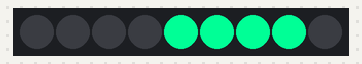
The sketch below on a simulated ATtiny85, built with avr-gcc and run on an emulated ATtiny85. Parts: 9 RGB LEDs in strip order, left to right. Dim RGB values are drawn brighter than linear; random numbers use the default seed unless the sketch sets one.

Above: at 0.04 s.
At 15.15 s:
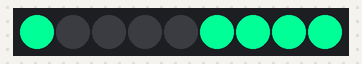
At 16.67 s:
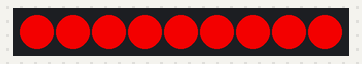
At 19.07 s:
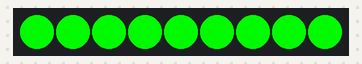
At 22.97 s:
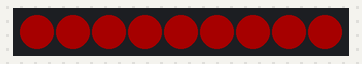
At 29.88 s:
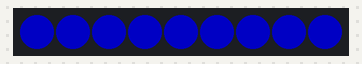

The sketch:

led_fedora.ino
```cpp
// (licence header left out)
#include <Adafruit_NeoPixel.h>
#include <avr/power.h>

#define N_PIXELS   9  // Number of pixels you are using
#define LED_PIN    0  // NeoPixel LED strand is connected to GPIO #0 / D0
#define MIC_PIN    2  // Microphone
#define LENGTH    (15 * 1000) // Length of each animation
#define MODES      5

uint8_t
  mode  = 0,
  offset = 0;
uint32_t color = 0x00ff96; // Start red
uint32_t prevTime;

Adafruit_NeoPixel  strip = Adafruit_NeoPixel(N_PIXELS, LED_PIN, NEO_GRB + NEO_KHZ800);

void setup() {
  // This is the auto-speed doubler line, keep it in, it will
  // automatically double the speed when 16Mhz is selected!
  if (F_CPU == 16000000) clock_prescale_set(clock_div_1);

  pinMode(MIC_PIN, INPUT);

  strip.begin();
  prevTime = millis();
}

void setAll(byte red, byte green, byte blue) {
  for(int i = 0; i < N_PIXELS; i++ ) {
    strip.setPixelColor(i, strip.Color(red, green, blue));
  }
  strip.show();
}

void chaseAnim() {
  uint32_t t;
  uint32_t i;

  for (i = 0; i < 54; i++) {
    uint32_t c = 0;
    if (((offset + i) & 7) < 4) c = color; // 4 pixels on...
    strip.setPixelColor(   i, c); // First eye
    strip.setPixelColor(31 - i, c); // Second eye (flipped)
  }
  strip.show();
  offset++;
  delay(90);
}

void fadeInOutRGBAnim(){
  for(int j = 0; j < 3; j++ ) {
    // Fade IN
    for(int k = 0; k < 256; k++) {
      switch(j) {
        case 0: setAll(k,0,0); break;
        case 1: setAll(0,k,0); break;
        case 2: setAll(0,0,k); break;
      }
      strip.show();
      delay(3);
    }
    // Fade OUT
    for(int k = 255; k >= 0; k--) {
      switch(j) {
        case 0: setAll(k,0,0); break;
        case 1: setAll(0,k,0); break;
        case 2: setAll(0,0,k); break;
      }
      strip.show();
      delay(3);
    }
  }
}

void bounce(byte red, byte green, byte blue, int EyeSize, int SpeedDelay, int i) {
  setAll(0,0,0);
  strip.setPixelColor(i, strip.Color(red/10, green/10, blue/10));
  for(int j = 1; j <= EyeSize; j++) {
    strip.setPixelColor(i + j, strip.Color(red, green, blue));
  }
  strip.setPixelColor(i+EyeSize+1, strip.Color(red/10, green/10, blue/10));
  strip.show();
  delay(SpeedDelay);
}

void CylonBounce(byte red, byte green, byte blue, int EyeSize, int SpeedDelay, int ReturnDelay) {
  for(int i = 0; i < N_PIXELS - EyeSize - 2; i++) {
    bounce(red, green, blue, EyeSize, SpeedDelay, i);
  }

  delay(ReturnDelay);

  for(int i = N_PIXELS - EyeSize - 2; i > 0; i--) {
    bounce(red, green, blue, EyeSize, SpeedDelay, i);
  }

  delay(ReturnDelay);
}

void Twinkle(byte red, byte green, byte blue, int Count, int SpeedDelay, boolean OnlyOne) {
  setAll(0,0,0);

  for (int i=0; i < Count; i++) {
    strip.setPixelColor(random(N_PIXELS), strip.Color(random(0,255),random(0,255),random(0,255)));
    strip.show();
    delay(SpeedDelay);
    if(OnlyOne) {
      setAll(0,0,0);
    }
   }

  delay(SpeedDelay);
}

void meteorRain(byte red, byte green, byte blue, byte meteorSize, byte meteorTrailDecay, boolean meteorRandomDecay, int SpeedDelay) {
  setAll(0,0,0);

  for(int i = 0; i < N_PIXELS+N_PIXELS; i++) {

    // fade brightness all LEDs one step
    for(int j=0; j<N_PIXELS; j++) {
      if( (!meteorRandomDecay) || (random(10)>5) ) {
        fadeToBlack(j, meteorTrailDecay );
      }
    }

    // draw meteor
    for(int j = 0; j < meteorSize; j++) {
      if( ( i-j <N_PIXELS) && (i-j>=0) ) {
        strip.setPixelColor(i-j, strip.Color(red, green, blue));
      }
    }

    strip.show();
    delay(SpeedDelay);
  }
}

void fadeToBlack(int ledNo, byte fadeValue) {
  // NeoPixel
  uint32_t oldColor;
  uint8_t r, g, b;
  int value;

  oldColor = strip.getPixelColor(ledNo);
  r = (oldColor & 0x00ff0000UL) >> 16;
  g = (oldColor & 0x0000ff00UL) >> 8;
  b = (oldColor & 0x000000ffUL);

  r=(r<=10)? 0 : (int) r-(r*fadeValue/256);
  g=(g<=10)? 0 : (int) g-(g*fadeValue/256);
  b=(b<=10)? 0 : (int) b-(b*fadeValue/256);

  strip.setPixelColor(ledNo, strip.Color(r,g,b));
}

void loop() {
  uint32_t now = millis();
  if (prevTime + LENGTH < now) {
    prevTime = now;
    mode++;
    if (mode >= MODES) mode = 0;
  }

  uint8_t  i;
  switch (mode) {
    case 0:
      chaseAnim();
      break;
    case 1:
      fadeInOutRGBAnim();
      break;
    case 2:
      CylonBounce(0xff, 0, 0, 4, 10, 50);
      break;
    case 3:
      Twinkle(0xff, 0, 0, 20, 100, false);
      break;
    case 4:
      meteorRain(0xff,0xff,0xff,10, 64, true, 30);
      break;
  }
}
```
